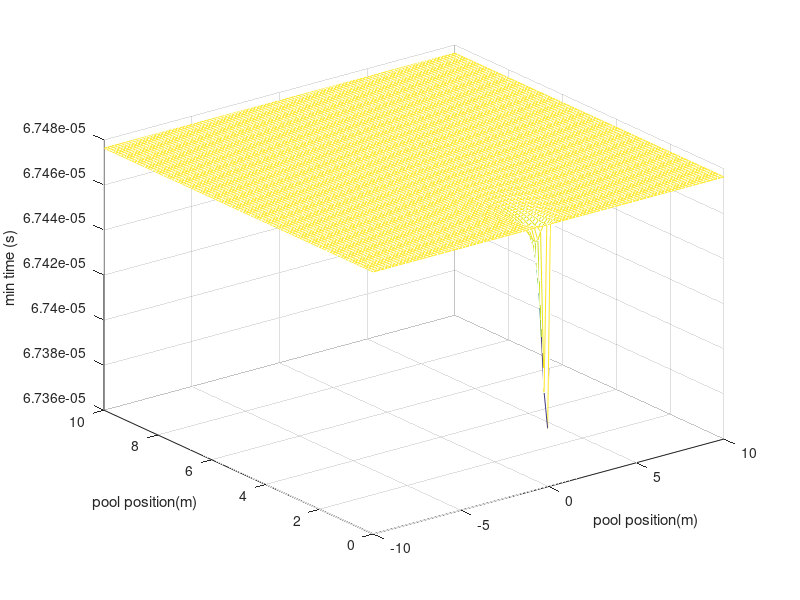
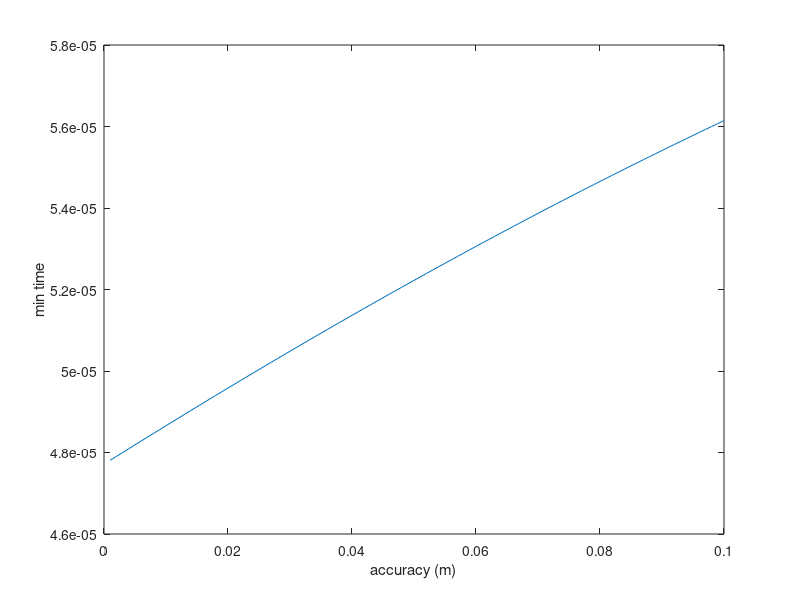
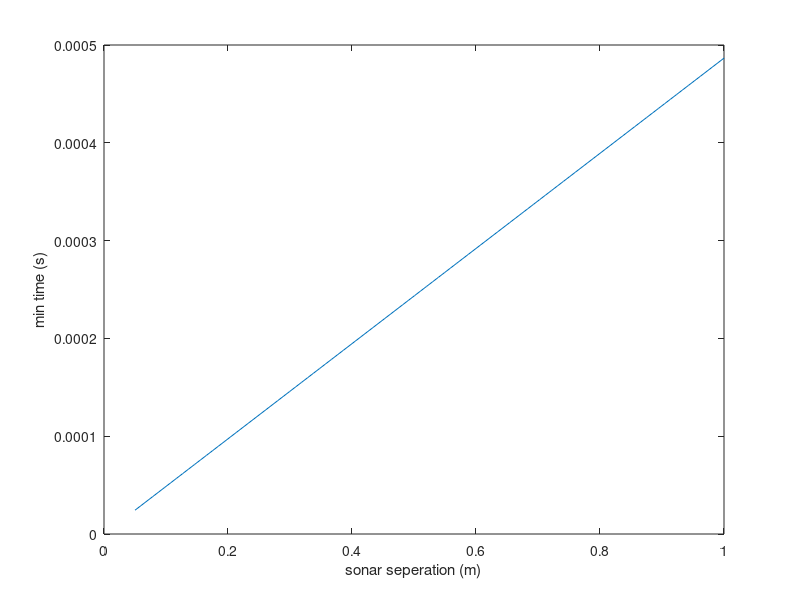

Here is the MATLAB script that generated these plots, in order:


xlin = linspace(-10,10);
ylin = linspace(0,10);
seps = linspace(0.05,1.0);
accuracies = linspace(0.001,0.1);
speedOfSound = 1482;
sonarSepDist = 0.1;
accuracy = 0.01;

[x,y] = meshgrid(xlin,ylin);

deltaAngle = atan(y./(x-accuracy)) - atan(y./x);
deltaT = (cos(deltaAngle).* sonarSepDist) / speedOfSound;
mesh(x,y,deltaT)
hold on
xlabel('pool position(m)')
ylabel('pool position(m)')
zlabel('min time (s)')
xWorst = -0.5;
yWorst = 0.5;

deltaAngleAccurcies = atan(yWorst./(-accuracies)) - atan(yWorst/xWorst);
deltaTaccuracies = (cos(deltaAngleAccurcies).* sonarSepDist) / speedOfSound;
figure
plot(accuracies,deltaTaccuracies)
xlabel('accuracy (m)')
ylabel('min time')

deltaAngleWorst = atan(yWorst./(-accuracy)) - atan(yWorst./xWorst);
deltaTWorst = (cos(deltaAngleWorst).* seps / speedOfSound);
figure
plot(seps,deltaTWorst)
xlabel('sonar seperation (m)')
ylabel('min time (s)')

deltaTWorst = (cos(deltaAngleWorst).* sonarSepDist / speedOfSound);
%printf('min time for 1 cm accuracy with 10 cm sonar spacing: %f sec\n', deltaTWorst)

